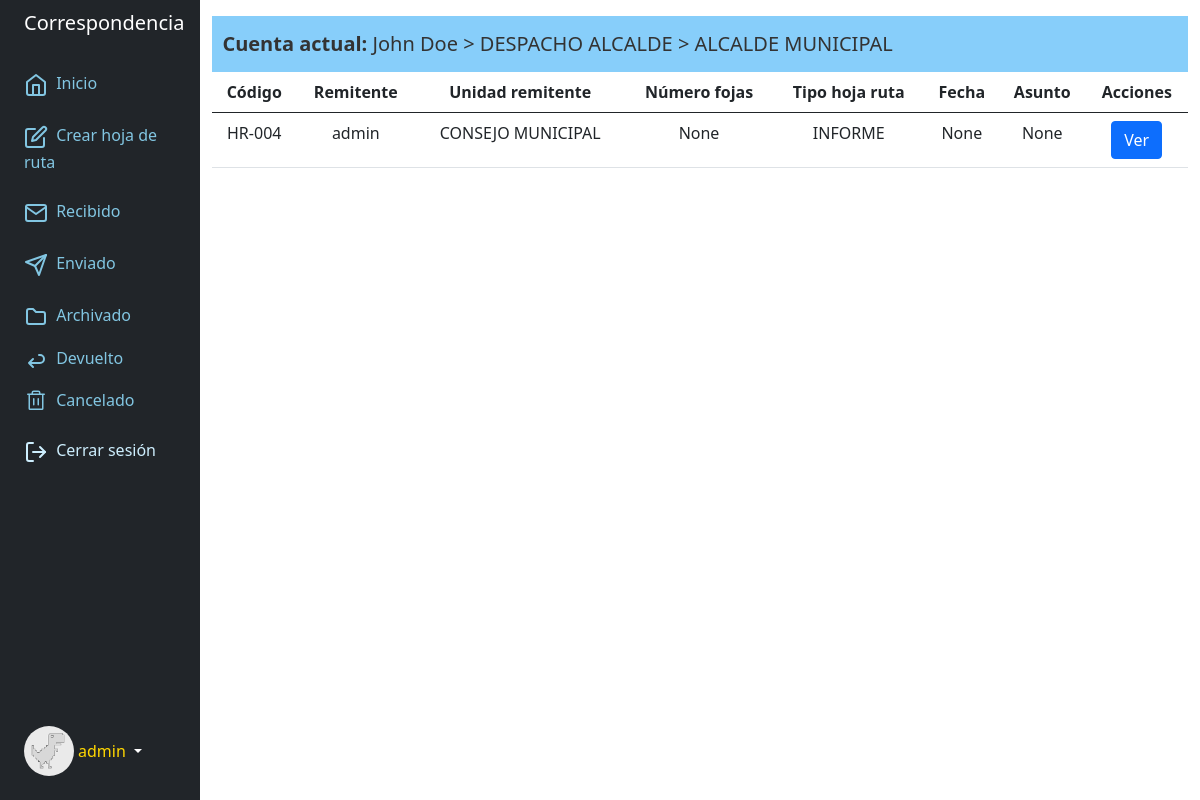
/archivado/ (signed in), run on the app's committed database.
### accounts/models.py (models this page shows, shortened)
class Profile(models.Model):
	user = models.OneToOneField('auth.User', on_delete=models.CASCADE, related_name='profile')
	image = models.ImageField(default='users/image_user.png',upload_to='users/')
	unidad = models.ForeignKey(Unidad, related_name='unidad', on_delete=models.CASCADE, null=True, blank=True)
	cargo = models.ForeignKey(Cargo, related_name='cargo', on_delete=models.CASCADE, null=True, blank=True)
	class Meta:
		verbose_name = 'Perfil'
		verbose_name_plural = 'Perfiles'
		ordering = ['id']

### correspondencia/models.py (models this page shows, shortened)
class Unidad(models.Model):
    nombre_unidad = models.CharField(max_length=200)
    sigla_unidad = models.CharField(max_length=50)
    class Meta:
        verbose_name = 'unidad'
        verbose_name_plural = 'unidad'
    def __str__(self):
        return self.nombre_unidad

class Cargo(models.Model):
    nombre_cargo = models.CharField(max_length=200)
    def __str__(self):
        return self.nombre_cargo

class Correspondencia(models.Model):
    codigo = models.CharField(max_length=200, blank=True, null=True)
    usuario_rtte = models.ForeignKey(User, on_delete=models.CASCADE, related_name='usuario_rtte_crr')
    unidad_rtte = models.ForeignKey(Unidad, on_delete=models.CASCADE, related_name='unidad_rtte_crr')
    cargo_rtte = models.ForeignKey(Cargo, on_delete=models.CASCADE, related_name='cargo_rtte_crr')
    numero_fojas = models.IntegerField(null=True, blank=True)
    tipo_derivado = models.CharField(choices=options_tipo,max_length=200)
    usuario_destino = models.ForeignKey(User, on_delete=models.CASCADE, related_name='usuario_destino_crr')
    unidad_destino = models.ForeignKey(Unidad, on_delete=models.CASCADE, related_name='unidad_destino_crr')
    cargo_destino = models.ForeignKey(Cargo, on_delete=models.CASCADE, related_name='cargo_destino_crr')
    archivo = models.FileField(upload_to='media', null=True, blank=True)
    derivado = models.BooleanField(default=True, null=True, blank=True)
    recibido = models.BooleanField(default=True, null=True, blank=True)
    devuelto = models.BooleanField(default=False, null=True, blank=True)
    cancelado = models.BooleanField(default=False, null=True, blank=True)
    archivado = models.BooleanField(default=False, null=True, blank=True)
    fecha_derivado = models.DateTimeField(auto_now_add=True,null=True, blank=True)
    fecha_recibido = models.DateTimeField(auto_now_add=True,null=True, blank=True)
    fecha_devuelto = models.DateTimeField(null=True, blank=True)
    fecha_cancelado = models.DateTimeField(null=True, blank=True)
    fecha_archivado = models.DateTimeField(null=True, blank=True)
    asunto_derivado = models.CharField(max_length=300, null=True, blank=True)
    asunto_devuelto = models.CharField(max_length=200, null=True, blank=True)
    asunto_archivado = models.CharField(max_length=200, null=True, blank=True)
    asunto_cancelado = models.CharField(max_length=200, null=True, blank=True)
    class Meta:
        verbose_name = 'correspondencia'
        verbose_name_plural = 'correspondencia'

### core/views.py (the view)
# urls.py: path('archivado/', archivado, name='archivado'),
@login_required
def archivado(request):
    obj_archivado = Correspondencia.objects.all()
    context_archivado = {
        'obj_archivado':obj_archivado,
    }
    return render(request, 'core/archivado.html', context_archivado)

### core/templates/core/archivado.html (shortened to what this page needs)
{% extends 'core/base.html' %}
{% block content %}
<table class="table">
	<thead>
		<tr>
			<th scope="col" class="text-center">Código</th>
			<th scope="col" class="text-center">Remitente</th>
			<th scope="col" class="text-center">Unidad remitente</th>
			<th scope="col" class="text-center">Número fojas</th>
			<th scope="col" class="text-center">Tipo hoja ruta</th>
			<th scope="col" class="text-center">Fecha</th>
			<th scope="col" class="text-center">Asunto</th>
			<th scope="col" class="text-center">Acciones</th>
		</tr>
	</thead>
	{% for d in obj_archivado %}
		{% if user.pk == d.usuario_destino.pk and d.archivado %}
		<tr>
			<td class="text-center">{{ d.codigo }}</td>
			<td class="text-center">{{ d.usuario_rtte }}</td>
			<td class="text-center">{{ d.unidad_rtte }}</td>
			<td class="text-center">{{ d.numero_fojas }}</td>
			<td class="text-center">{{ d.tipo_derivado }}</td>
			<td class="text-center">{{ d.fecha_archivado }}</td>
			<td class="text-center">{{ d.asunto_archivado }}</td>
			<td class="text-center">
				<button type="button" class="btn btn-primary">Ver</button>
			</td>
		</tr>
		{% endif %}
	{% endfor %}
</table>
{% endblock %}

### core/templates/core/base.html (shortened to what this page needs)
<!DOCTYPE html>
<html>
<head>
    <link href="https://cdn.jsdelivr.net/npm/bootstrap@5.0.2/dist/css/bootstrap.min.css" rel="stylesheet"
>
</head>
<body>
    <div class="container-fluid">
        {% if request.user.is_authenticated %}
        <div class="row flex-nowrap">
            <div class="col-auto col-md-3 col-xl-2 px-sm-2 px-0 bg-dark">
                <div class="d-flex flex-column align-items-center align-items-sm-start px-3 pt-2 text-white min-vh-100">
                    <a href="/"
                        class="d-flex align-items-center pb-3 mb-md-0 me-md-auto text-white text-decoration-none">
                        <span class="fs-5 d-none d-sm-inline">Correspondencia</span>
                    </a>
                    <ul class="nav nav-pills flex-column mb-sm-auto mb-0 align-items-center align-items-sm-start"
                        id="menu">
                        <li class="nav-item">
                            <a href="{% url 'home' %}" class="nav-link align-middle px-0" style="color: #82C6E2;">
                                 <span class="ms-1 d-none d-sm-inline">Inicio</span>
                            </a>
                        </li>
                        <li>
                            <a href="{% url 'derivar' %}" class="nav-link px-0 align-middle" style="color: #82C6E2;">
                                 <span class="ms-1 d-none d-sm-inline">Crear hoja de ruta</span></a>
                        </li>
                        <li>
                            <a href="{% url 'recibido' %}" class="nav-link px-0 align-middle" style="color: #82C6E2;">
                                 <span class="ms-1 d-none d-sm-inline">Recibido</span></a>
                        </li>
                        <li>
                            <a href="{% url 'enviado' %}" class="nav-link px-0 align-middle" style="color: #82C6E2;">
                                <svg xmlns="http://www.w3.org/2000/svg" width="24" height="24" viewBox="0 0 24 24" fill="none" stroke="currentColor" stroke-width="2" stroke-linecap="round" stroke-linejoin="round" class="feather feather-send"><line x1="22" y1="2" x2="11" y2="13"></line><polygon points="22 2 15 22 11 13 2 9 22 2"></polygon></svg>
                                 <span class="ms-1 d-none d-sm-inline">Enviado</span></a>
                        </li>
                        <li>
                            <a href="{% url 'archivado' %}" class="nav-link px-0 align-middle" style="color: #82C6E2;">
                                <svg xmlns="http://www.w3.org/2000/svg" width="24" height="24" viewBox="0 0 24 24"><path fill="none" stroke="currentColor" stroke-linecap="round" stroke-linejoin="round" stroke-width="2" d="M5 4h4l3 3h7a2 2 0 0 1 2 2v8a2 2 0 0 1-2 2H5a2 2 0 0 1-2-2V6a2 2 0 0 1 2-2"/></svg>
                                 <span class="ms-1 d-none d-sm-inline">Archivado</span></a>
                        </li>
                        <li>
                            <a href="{% url 'devuelto' %}" class="nav-link px-0 align-middle" style="color: #82C6E2;">
                                <svg xmlns="http://www.w3.org/2000/svg" width="24" height="24" viewBox="0 0 24 24"><path fill="none" stroke="currentColor" stroke-linecap="round" stroke-linejoin="round" stroke-width="2" d="m9 11l-4 4l4 4m-4-4h11a4 4 0 0 0 0-8h-1"/></svg> <span class="ms-1 d-none d-sm-inline">Devuelto</span></a>
                        </li>
                        <li>
                            <a href="{% url 'cancelado' %}" class="nav-link px-0 align-middle" style="color: #82C6E2;">
                                <span class="ms-1 d-none d-sm-inline">Cancelado</span></a>
                        </li>
                        <li>
                            <a href="{% url 'exit' %}" class="nav-link px-0 align-middle" style="color: #cdeefd;">
                                 <span class="ms-1 d-none d-sm-inline">Cerrar sesión</span></a>
                        </li>
                    </ul>
                    <div class="dropdown pb-4">
                        <a href="#" class="d-flex align-items-center text-white text-decoration-none dropdown-toggle"
                            id="dropdownUser1" data-bs-toggle="dropdown" aria-expanded="false">
                            <img src="{{ user.profile.image.url }}" alt="hugenerd" width="50" height="50"
                                class="rounded-circle">
                            <span class="d-none d-sm-inline mx-1" style="color: gold;">{{ user.username}}</span>
                        </a>
                    </div>
                </div>
            </div>
            <div class="col py-3">
                <nav class="navbar col-12" style="background:#87cefa;">
                    <a class="navbar-brand" href="#" style="color:#333;">&nbsp; <b>Cuenta actual: </b> {{user.first_name}} {{user.last_name}} > {{ user.profile.unidad.nombre_unidad }} > {{ user.profile.cargo }}</a>
                </nav>
            {% endif %}
            {% block content %}
            {% endblock %}
            </div>
        </div>
    </div>
</body>
</html>

### data on the page
Correspondencia: codigo "HR-004", usuario_rtte "admin", unidad_rtte "CONSEJO MUNICIPAL", numero_fojas "None", tipo_derivado "INFORME", fecha_archivado "None", asunto_archivado "None"

### other printed values
{{ user.username }} "admin"
{{ user.first_name }} "John"
{{ user.last_name }} "Doe"
{{ user.profile.unidad.nombre_unidad }} "DESPACHO ALCALDE"
{{ user.profile.cargo }} "ALCALDE MUNICIPAL"
